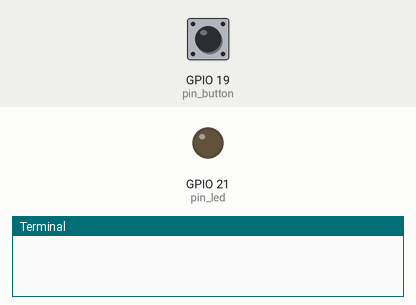
Simulated run of this program. Board: Raspberry Pi (BCM pin numbers). On the bench: output pins drawn as LEDs (lit = HIGH), the last lines printed to the terminal. Dashed ring = blinking. The test bench sets the inputs (shaded band); at power-on: GPIO 19 (pin_button) LOW.

Above: at 1.2 s.
1.3 s: GPIO 19 (pin_button) pulled HIGH for 1 s
At 3.0 s:
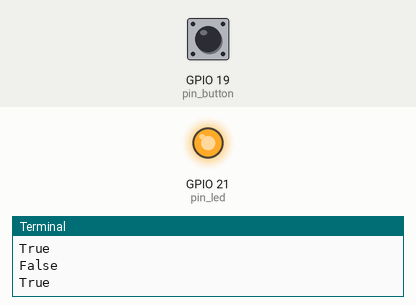
3.8 s: GPIO 19 (pin_button) pulled HIGH for 0.35 s
At 4.4 s:
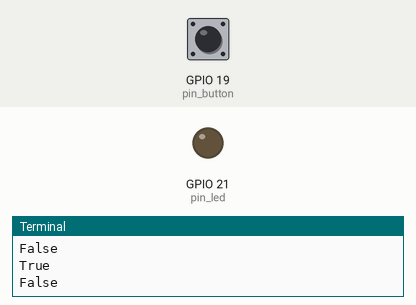
5.6 s: GPIO 19 (pin_button) pulled HIGH for 3.2 s
At 5.85 s:
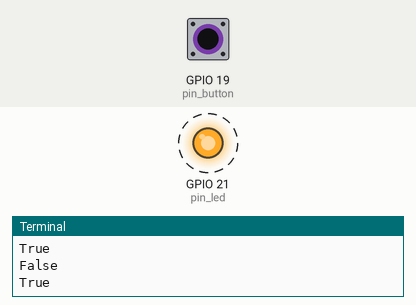
Timing chart, 0 to 10.2 s (numbered marks = the images above; inputs shaded):
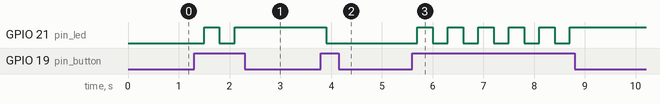

Measured:
- after the input at 1.3 s, GPIO 21 (pin_led): LOW → HIGH after 0.20 s, → LOW 0.30 s later, → HIGH 0.30 s later
- after the input at 3.8 s, GPIO 21 (pin_led): HIGH → LOW after 0.10 s
- after the input at 5.6 s, GPIO 21 (pin_led): alternates HIGH for 0.30 s and LOW for 0.30 s, 11 changes in all, then stays HIGH, starting after 0.10 s

The program:

sample2.py
```python
import RPi.GPIO as GPIO
import time


pin_button = 19
pin_led = 21
delaySec = 0.3

GPIO.setmode(GPIO.BCM)
GPIO.setup(pin_button, GPIO.IN)
GPIO.setup(pin_led, GPIO.OUT)


def destroy():
    GPIO.output(pin_led, GPIO.LOW)
    GPIO.cleanup()


def showResult():
    ledMode = False
    while True:
        input_result = GPIO.input(pin_button)
        if input_result == True:
            ledMode = not ledMode
            print(ledMode)
            GPIO.output(pin_led, ledMode)

        time.sleep(delaySec)


if __name__ == "__main__":
    try:
        showResult()
    except KeyboardInterrupt:
        destroy()
```
